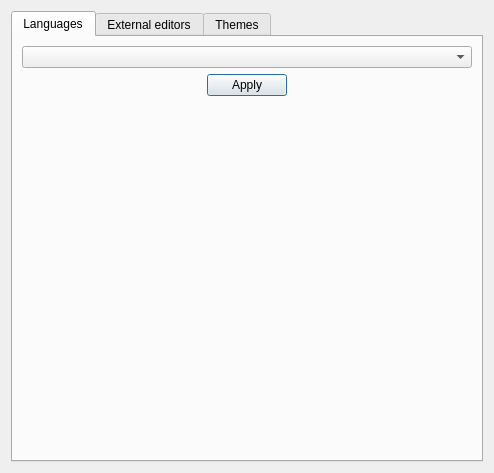
<?xml version="1.0" encoding="UTF-8"?>
<ui version="4.0">
 <class>SettingsDialog</class>
 <widget class="QDialog" name="SettingsDialog">
  <property name="geometry">
   <rect>
    <x>0</x>
    <y>0</y>
    <width>494</width>
    <height>473</height>
   </rect>
  </property>
  <property name="windowTitle">
   <string>Dialog</string>
  </property>
  <layout class="QVBoxLayout" name="verticalLayout_2">
   <item>
    <widget class="QTabWidget" name="tabWidget">
     <property name="currentIndex">
      <number>0</number>
     </property>
     <widget class="QWidget" name="tab_languages">
      <attribute name="title">
       <string>Languages</string>
      </attribute>
      <layout class="QVBoxLayout" name="verticalLayout_3">
       <item>
        <widget class="QComboBox" name="comboBox_languages"/>
       </item>
       <item>
        <layout class="QHBoxLayout" name="horizontalLayout">
         <item>
          <spacer name="horizontalSpacer">
           <property name="orientation">
            <enum>Qt::Orientation::Horizontal</enum>
           </property>
           <property name="sizeHint" stdset="0">
            <size>
             <width>40</width>
             <height>20</height>
            </size>
           </property>
          </spacer>
         </item>
         <item>
          <widget class="QPushButton" name="pushButton_applyLanguages">
           <property name="text">
            <string>Apply</string>
           </property>
          </widget>
         </item>
         <item>
          <spacer name="horizontalSpacer_2">
           <property name="orientation">
            <enum>Qt::Orientation::Horizontal</enum>
           </property>
           <property name="sizeHint" stdset="0">
            <size>
             <width>40</width>
             <height>20</height>
            </size>
           </property>
          </spacer>
         </item>
        </layout>
       </item>
       <item>
        <spacer name="verticalSpacer">
         <property name="orientation">
          <enum>Qt::Orientation::Vertical</enum>
         </property>
         <property name="sizeHint" stdset="0">
          <size>
           <width>20</width>
           <height>342</height>
          </size>
         </property>
        </spacer>
       </item>
      </layout>
     </widget>
     <widget class="QWidget" name="tab_editors">
      <attribute name="title">
       <string>External editors</string>
      </attribute>
      <layout class="QVBoxLayout" name="verticalLayout">
       <item>
        <layout class="QHBoxLayout" name="horizontalLayout_5" stretch="1,0">
         <item>
          <widget class="QComboBox" name="comboBox_defaultEditor"/>
         </item>
         <item>
          <widget class="QPushButton" name="pushButton_checkEditor">
           <property name="text">
            <string>Check</string>
           </property>
          </widget>
         </item>
        </layout>
       </item>
       <item>
        <widget class="QTableView" name="tableView_editors"/>
       </item>
       <item>
        <layout class="QHBoxLayout" name="horizontalLayout_2">
         <item>
          <spacer name="horizontalSpacer_3">
           <property name="orientation">
            <enum>Qt::Orientation::Horizontal</enum>
           </property>
           <property name="sizeHint" stdset="0">
            <size>
             <width>40</width>
             <height>20</height>
            </size>
           </property>
          </spacer>
         </item>
         <item>
          <widget class="QPushButton" name="pushButton_addEditor">
           <property name="text">
            <string>Add editor</string>
           </property>
          </widget>
         </item>
         <item>
          <spacer name="horizontalSpacer_4">
           <property name="orientation">
            <enum>Qt::Orientation::Horizontal</enum>
           </property>
           <property name="sizeHint" stdset="0">
            <size>
             <width>40</width>
             <height>20</height>
            </size>
           </property>
          </spacer>
         </item>
         <item>
          <widget class="QPushButton" name="pushButton_applyEditor">
           <property name="text">
            <string>Apply</string>
           </property>
          </widget>
         </item>
         <item>
          <spacer name="horizontalSpacer_5">
           <property name="orientation">
            <enum>Qt::Orientation::Horizontal</enum>
           </property>
           <property name="sizeHint" stdset="0">
            <size>
             <width>40</width>
             <height>20</height>
            </size>
           </property>
          </spacer>
         </item>
        </layout>
       </item>
      </layout>
     </widget>
     <widget class="QWidget" name="tab_themes">
      <attribute name="title">
       <string>Themes</string>
      </attribute>
      <layout class="QVBoxLayout" name="verticalLayout_4">
       <item>
        <layout class="QHBoxLayout" name="horizontalLayout_4" stretch="0,1">
         <item>
          <widget class="QLabel" name="label_activeTheme">
           <property name="text">
            <string>Active theme</string>
           </property>
          </widget>
         </item>
         <item>
          <widget class="QComboBox" name="comboBox_themes"/>
         </item>
        </layout>
       </item>
       <item>
        <widget class="QGroupBox" name="groupBox_programTheme">
         <property name="title">
          <string>Program</string>
         </property>
         <layout class="QGridLayout" name="gridLayout">
          <item row="2" column="0">
           <widget class="QLabel" name="label_programBgColor">
            <property name="text">
             <string>Background color</string>
            </property>
           </widget>
          </item>
          <item row="0" column="0">
           <widget class="QLabel" name="label_programText">
            <property name="text">
             <string>Text height</string>
            </property>
           </widget>
          </item>
          <item row="2" column="2">
           <widget class="QPushButton" name="pushButton_programBgColor">
            <property name="text">
             <string>Choose</string>
            </property>
           </widget>
          </item>
          <item row="2" column="1">
           <widget class="QLineEdit" name="lineEdit_programBgColor">
            <property name="readOnly">
             <bool>true</bool>
            </property>
           </widget>
          </item>
          <item row="1" column="0">
           <widget class="QLabel" name="label_programTextColor">
            <property name="text">
             <string>Text color</string>
            </property>
           </widget>
          </item>
          <item row="1" column="2">
           <widget class="QPushButton" name="pushButton_programTextColor">
            <property name="text">
             <string>Choose</string>
            </property>
           </widget>
          </item>
          <item row="1" column="1">
           <widget class="QLineEdit" name="lineEdit_programTextColor">
            <property name="readOnly">
             <bool>true</bool>
            </property>
           </widget>
          </item>
          <item row="0" column="2">
           <widget class="QSpinBox" name="spinBox_programTextSize"/>
          </item>
         </layout>
        </widget>
       </item>
       <item>
        <widget class="QGroupBox" name="groupBox_matrixTheme">
         <property name="title">
          <string>Matrix</string>
         </property>
         <layout class="QGridLayout" name="gridLayout_2">
          <item row="0" column="2">
           <widget class="QPushButton" name="pushButton_matrixBgColor">
            <property name="text">
             <string>Choose</string>
            </property>
           </widget>
          </item>
          <item row="0" column="1">
           <widget class="QLineEdit" name="lineEdit_matrixBgColor">
            <property name="readOnly">
             <bool>true</bool>
            </property>
           </widget>
          </item>
          <item row="0" column="0">
           <widget class="QLabel" name="label_matrixBgColor">
            <property name="text">
             <string>Background color</string>
            </property>
           </widget>
          </item>
         </layout>
        </widget>
       </item>
       <item>
        <widget class="QGroupBox" name="groupBox_blockTheme">
         <property name="title">
          <string>Blocks</string>
         </property>
         <layout class="QGridLayout" name="gridLayout_3">
          <item row="2" column="1">
           <widget class="QLineEdit" name="lineEdit_blockBgColor">
            <property name="readOnly">
             <bool>true</bool>
            </property>
           </widget>
          </item>
          <item row="1" column="0">
           <widget class="QLabel" name="label_blockTextColor">
            <property name="text">
             <string>Text color</string>
            </property>
           </widget>
          </item>
          <item row="1" column="1">
           <widget class="QLineEdit" name="lineEdit_blockTextColor">
            <property name="readOnly">
             <bool>true</bool>
            </property>
           </widget>
          </item>
          <item row="1" column="2">
           <widget class="QPushButton" name="pushButton_blockTextColor">
            <property name="text">
             <string>Choose</string>
            </property>
           </widget>
          </item>
          <item row="2" column="0">
           <widget class="QLabel" name="label_blockBgColor">
            <property name="text">
             <string>Background color</string>
            </property>
           </widget>
          </item>
          <item row="0" column="0">
           <widget class="QLabel" name="label_blockText">
            <property name="text">
             <string>Text height</string>
            </property>
           </widget>
          </item>
          <item row="2" column="2">
           <widget class="QPushButton" name="pushButton_blockBgColor">
            <property name="text">
             <string>Choose</string>
            </property>
           </widget>
          </item>
          <item row="0" column="2">
           <widget class="QSpinBox" name="spinBox_blockTextSize"/>
          </item>
         </layout>
        </widget>
       </item>
       <item>
        <layout class="QHBoxLayout" name="horizontalLayout_3">
         <item>
          <spacer name="horizontalSpacer_6">
           <property name="orientation">
            <enum>Qt::Orientation::Horizontal</enum>
           </property>
           <property name="sizeHint" stdset="0">
            <size>
             <width>40</width>
             <height>20</height>
            </size>
           </property>
          </spacer>
         </item>
         <item>
          <widget class="QPushButton" name="pushButton_resetThemes">
           <property name="text">
            <string>Reset</string>
           </property>
          </widget>
         </item>
         <item>
          <spacer name="horizontalSpacer_7">
           <property name="orientation">
            <enum>Qt::Orientation::Horizontal</enum>
           </property>
           <property name="sizeHint" stdset="0">
            <size>
             <width>40</width>
             <height>20</height>
            </size>
           </property>
          </spacer>
         </item>
         <item>
          <widget class="QPushButton" name="pushButton_applyThemes">
           <property name="text">
            <string>Apply</string>
           </property>
          </widget>
         </item>
         <item>
          <spacer name="horizontalSpacer_9">
           <property name="orientation">
            <enum>Qt::Orientation::Horizontal</enum>
           </property>
           <property name="sizeHint" stdset="0">
            <size>
             <width>40</width>
             <height>20</height>
            </size>
           </property>
          </spacer>
         </item>
        </layout>
       </item>
       <item>
        <spacer name="verticalSpacer_2">
         <property name="orientation">
          <enum>Qt::Orientation::Vertical</enum>
         </property>
         <property name="sizeHint" stdset="0">
          <size>
           <width>20</width>
           <height>40</height>
          </size>
         </property>
        </spacer>
       </item>
      </layout>
     </widget>
    </widget>
   </item>
  </layout>
 </widget>
 <resources/>
 <connections/>
</ui>
